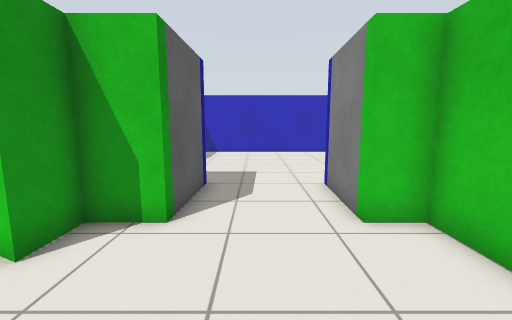
view 1 (above)

14 first-person views from a walk through a world built for the Gazebo simulator. The camera is 1 m above the floor, tilts 8° down and sees 90° across. The floor is counted in squares, 0.5 m on a side. Each view is taken from the middle of a square. On the plan, view 1 faces up. The plan holds only what a view shows up to about 16 squares ahead; the rest is blank.

view 2
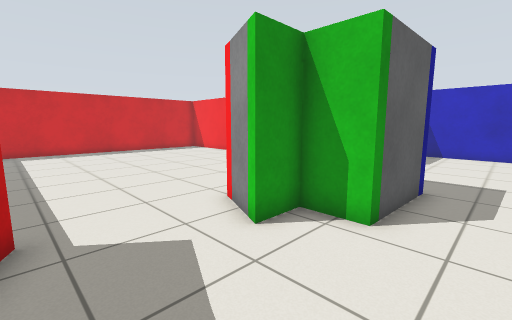

view 3
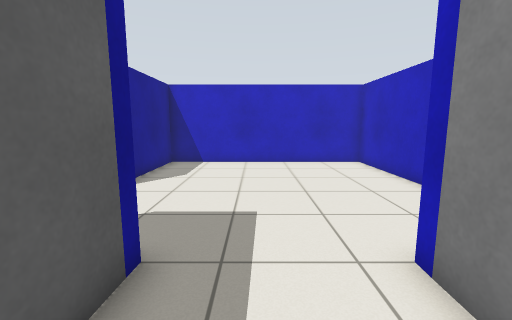

view 4
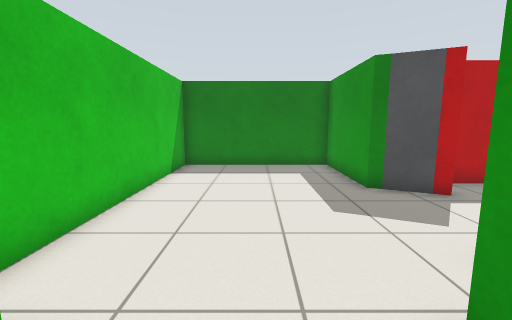

view 5
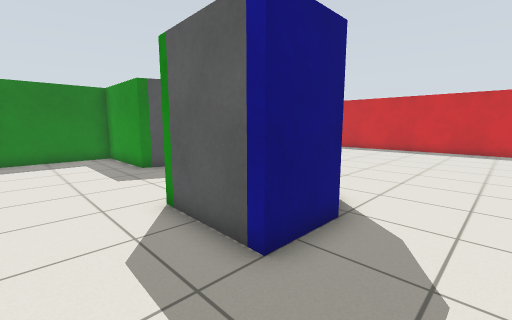

view 6
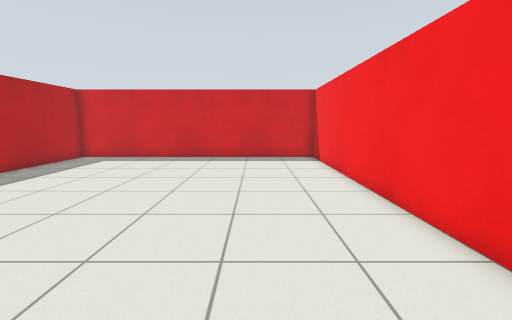

view 7
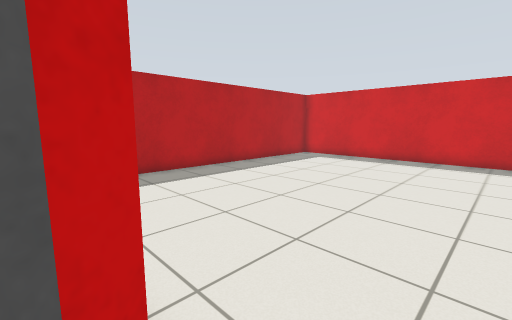

view 8
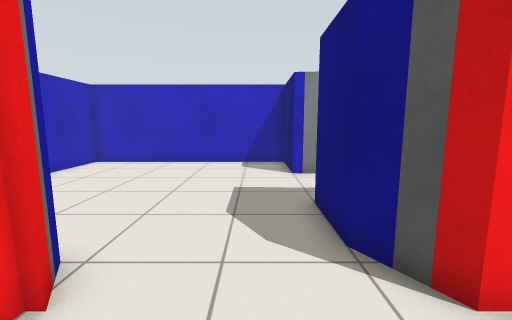

view 9
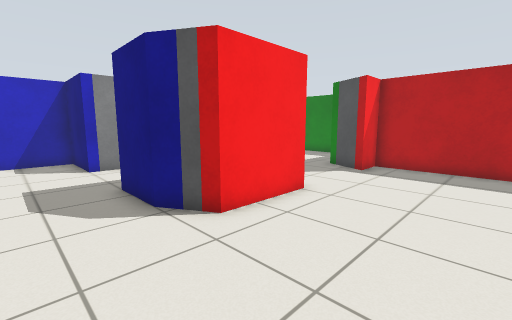

view 10
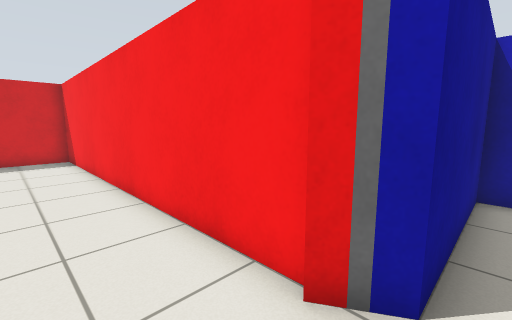

view 11
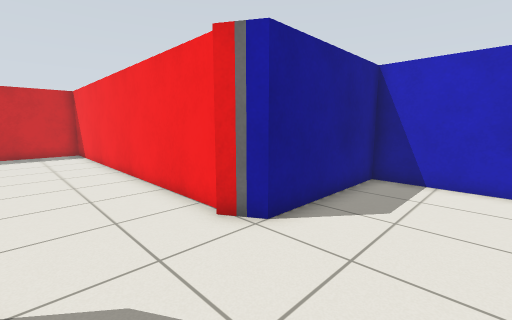

view 12
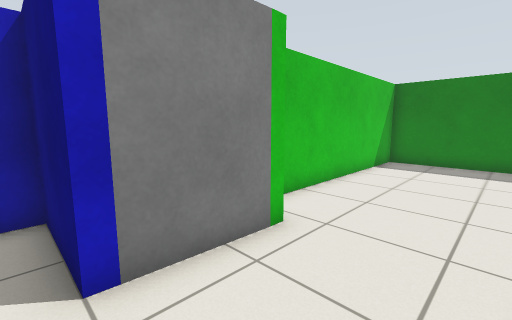

view 13
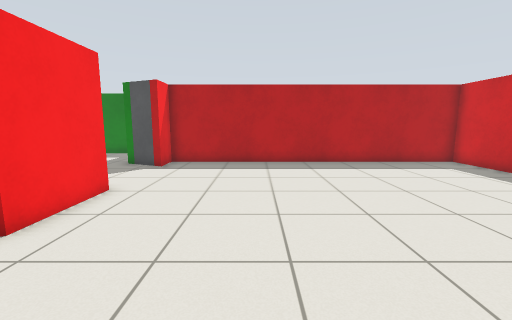

view 14
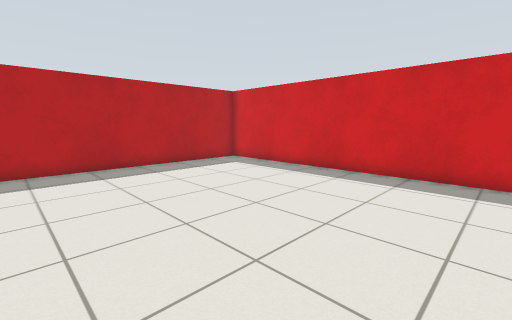

### Floor plan
Points are (right, up) in squares from view 1. A wall is a line through its corners. A room is listed if a view was taken in it or the views show most of it. See-through windows are left out.
Room 1 (views 1, 2)
walls: (-1.8, 5) (-3.5, 5) (-3.5, 3.5) (-5.5, 4.4); (-5.5, 0) (-3.5, -0.9) (-3.5, -5.5) (3.5, -5.5) (3.5, 5) (2.2, 5)
ways out: opening at (0, 5) to room 2; opening at (-5, 2) to room 3
Room 2 (views 3, 4, 5, 6, 7, 10, 11, 12)
walls: (-5.5, 7.6) (-4, 8.5) (-1.7, 8.5) (-1.8, 5); (2.2, 5) (2.3, 8.5) (5.5, 8.5) (5.5, 18.5) (-4.5, 18.5) (-4.5, 12.9) (-5.6, 12.2)
ways out: opening at (0, 5) to room 1; opening at (-5, 10.5) to room 3
Room 3 (views 8, 9, 13, 14)
walls: (-5.5, 4.4) (-5.5, 7.6); (-5.5, 12.5) (-20.5, 12.5) (-20.5, -1.5) (-5.5, -1.5) (-5.5, 0)
ways out: opening at (-5, 2) to room 1; opening at (-5, 10.5) to room 2

Where each view was taken, in squares from view 1:
view 1: 0 up, 0 right, facing up
view 2: 0 up, 0 right, facing up-left
view 3: 5 up, 0 right, facing up
view 4: 7 up, 0 right, facing down
view 5: 11 up, 1 right, facing down-left
view 6: 9 up, 5 left, facing left
view 7: 9 up, 5 left, facing down-left
view 8: 10 up, 8 left, facing right
view 9: 11 up, 10 left, facing down-right
view 10: 10 up, 4 left, facing up-left
view 11: 9 up, 1 left, facing up-left
view 12: 9 up, 1 left, facing down-right
view 13: 12 up, 10 left, facing down
view 14: 11 up, 10 left, facing down-left
